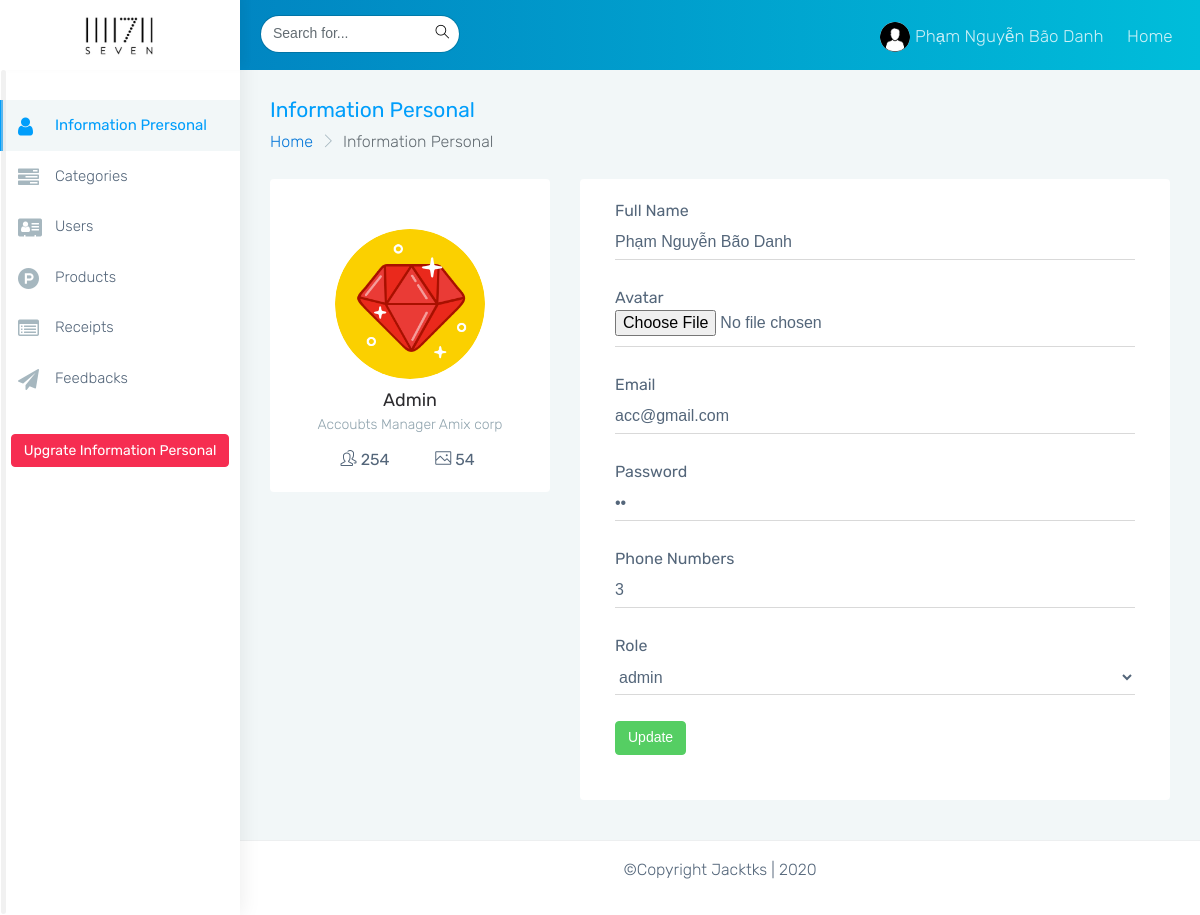
Screenshot of /sevenstore/admin/lite_version/pages-profile.php (signed in) with the database file from the repository.
### tables this page shows
CREATE TABLE `users` (
  `username` varchar(200) NOT NULL,
  `email` varchar(100) NOT NULL,
  `password` varchar(100) NOT NULL,
  `phone_number` varchar(12) NOT NULL,
  `role_id` int(10) NOT NULL,
  `avatar` varchar(50) DEFAULT NULL
);

### sevenstore/admin/lite_version/pages-profile.php (the view, shortened to what this page needs)
<!DOCTYPE html>
<html lang="en">
<head>
    <link href="../assets/plugins/bootstrap/css/bootstrap.min.css" rel="stylesheet">
    <link href="css/style.css" rel="stylesheet">
    <link href="css/colors/blue.css" id="theme" rel="stylesheet">
    <link rel="stylesheet" href="css/button.css">
</head>
<body class="fix-header card-no-border">
    <div id="main-wrapper">
        <?php include ("left-sidebar.php"); ?>
        <div class="page-wrapper">
            <div class="container-fluid">
                <div class="row page-titles">
                    <div class="col-md-6 col-8 align-self-center">
                        <h3 class="text-themecolor m-b-0 m-t-0">Information Personal</h3>
                        <ol class="breadcrumb">
                            <li class="breadcrumb-item"><a href="javascript:void(0)">Home</a></li>
                            <li class="breadcrumb-item active">Information Personal</li>
                        </ol>
                    </div>
                </div>
                <div class="row">
                    <?php
                        include ("../../connect.php");
                        if(isset($_SESSION['email'])){
                            $email = $_SESSION['email'];
                            $qr = "select * from users where email='$email' ";
                            $result = mysqli_query($conn,$qr);
                            if(mysqli_num_rows($result)>0){
                                while($row = mysqli_fetch_array($result)){
                    ?>
                    <div class="col-lg-4 col-xlg-3 col-md-5">
                        <div class="card">
                            <div class="card-block">
                                <center class="m-t-30">
                                    <?php if($row['avatar']=="") {?>
                                        <img src="../../images/user.jpg" class="img-circle" width="150" />
                                    <?php }else{ ?>
                                        <img src="../../images/<?php echo $row['avatar']; ?>" class="img-circle" width="150" />
                                    <?php } ?>
                                    <h4 class="card-title m-t-10">Admin</h4>
                                    <h6 class="card-subtitle">Accoubts Manager Amix corp</h6>
                                    <div class="row text-center justify-content-md-center">
                                        <div class="col-4"><a href="javascript:void(0)" class="link"><i class="icon-people"></i> <font class="font-medium">254</font></a></div>
                                        <div class="col-4"><a href="javascript:void(0)" class="link"><i class="icon-picture"></i> <font class="font-medium">54</font></a></div>
                                    </div>
                                </center>
                            </div>
                        </div>
                    </div>
                    <div class="col-lg-8 col-xlg-9 col-md-7">
                        <div class="card">
                            <div class="card-block">
                                <form class="form-horizontal form-material" action="pages-profile.php" method="post">
                                    <div class="form-group">
                                        <label class="col-md-12">Full Name</label>
                                        <div class="col-md-12">
                                            <input type="text" name="username" value="<?php echo $row['username']; ?>" class="form-control form-control-line">
                                        </div>
                                    </div>
                                    <div class="form-group">
                                        <label class="col-md-12">Avatar</label>
                                        <div class="col-md-12">
                                            <input type="file" name="hinhanh" class="form-control form-control-line">
                                        </div>
                                    </div>
                                    <div class="form-group">
                                        <label for="example-email" class="col-md-12">Email</label>
                                        <div class="col-md-12">
                                            <input type="email"  value="<?php echo $row['email']; ?>" class="form-control form-control-line" name="email" id="email">
                                        </div>
                                    </div>
                                    <div class="form-group">
                                        <label class="col-md-12">Password</label>
                                        <div class="col-md-12">
                                            <input type="password" name="password"  value="<?php echo $row['password']; ?>" class="form-control form-control-line" >
                                        </div>
                                    </div>
                                    <div class="form-group">
                                        <label class="col-md-12">Phone Numbers</label>
                                        <div class="col-md-12">
                                            <input type="text" name="phone"  value="<?php echo $row['phone_number']; ?>" class="form-control form-control-line" >
                                        </div>
                                    </div>
                                    <div class="form-group">
                                        <label class="col-md-12">Role</label>
                                        <div class="col-md-12">
                                            <select name="role" class="form-control" required="required">
                                                <?php
                                                    $slq_role = "select * from role";
                                                    $qrsl = mysqli_query($conn,$slq_role);
                                                    while($ro=mysqli_fetch_array($qrsl)){
                                                       if($ro['role_id']==$row['role_id']){
                                                ?>
                                                <option value="<?php echo $ro['role_id']; ?>" selected="true"><?php echo $ro['role_name']; ?></option>
                                             <?php }else{ ?>
                                                <option value="<?php echo $ro['role_id']; ?>"><?php echo $ro['role_name']; ?></option>
                                            <?php }} ?>
                                            </select>
                                        </div>
                                    </div>
                                    <div class="form-group">
                                        <div class="col-sm-12">
                                            <button type="submit" name="update" class="btn btn-success">Update</button>
                                        </div>
                                    </div>
                                </form>
                            </div>
                        </div>
                    </div>
                    <?php
                                }
                            }
                        }
                    ?>
                </div>
            </div>
            <footer class="footer text-center">
                <p>&copy;Copyright Jacktks | 2020</p>
            </footer>
        </div>
    </div>
</body>
</html>

### sevenstore/admin/lite_version/css/colors/blue.css (style rules this page uses)
.text-themecolor { color: #009efb !important; }

### rows the page displays
users: avatar (picture), username "Phạm Nguyễn Bão Danh", email "acc@gmail.com", phone "3"

### other values shown
$_SESSION['name'] "Phạm Nguyễn Bão Danh"
form field role "admin"
